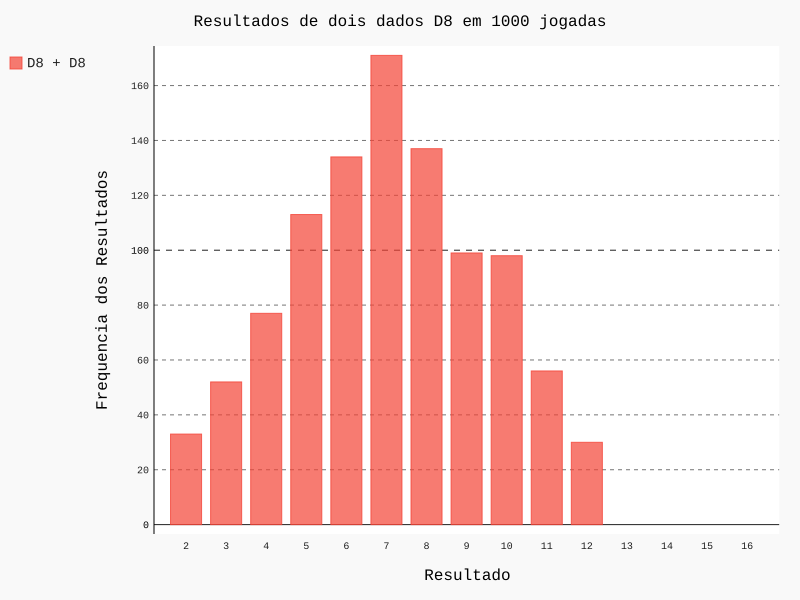

Reproduce this figure in Python.
import  pygal
from die import Die

die_1 = Die()
die_2 = Die()

# Lancar dados e armazenar na lista
resultados = []

for jogadas in range(1000):
    resultado = die_1.roll() + die_2.roll()
    resultados.append(resultado)

# Analisar os resultados
frequencias = []

resultado_maximo = die_1.num_sides + die_2.num_sides

for valor in range(2, resultado_maximo+1):
    frequencia = resultados.count(valor)
    frequencias.append(frequencia)


# Visualizar resultados

hist = pygal.Bar()

hist.title = "Resultados de dois dados D8 em 1000 jogadas"
hist.x_labels = ['2','3','4','5','6','7','8','9','10','11','12','13','14','15','16']
hist.x_title = "Resultado"
hist.y_title = "Frequencia dos Resultados"

hist.add('D8 + D8', frequencias)
hist.render_to_file('exercicio_D8.svg')
